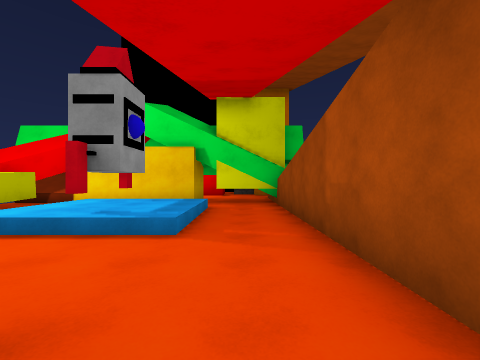
view 1 (above)

16 first-person views from a walk through a Unity game level. The camera is 1.5 m above the floor, looks level and sees 90° across. The floor is counted in squares, 2 m on a side. Each view is taken from the middle of a square. On the plan, view 1 faces up. The plan holds only what a view shows up to about 9 squares ahead; the rest is blank. The place goes on beyond the plan. Surface patterns are stand-ins for the level's own textures.

view 2
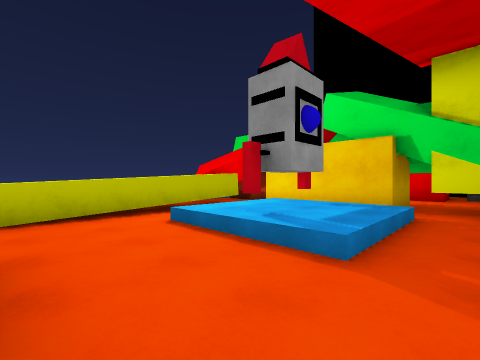

view 3
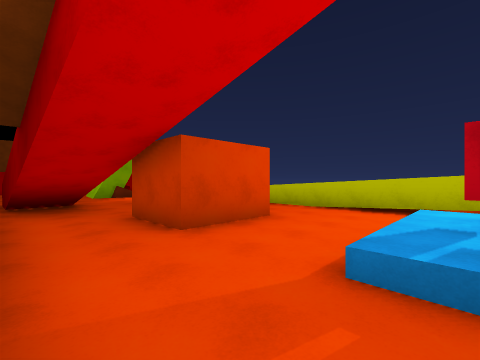

view 4
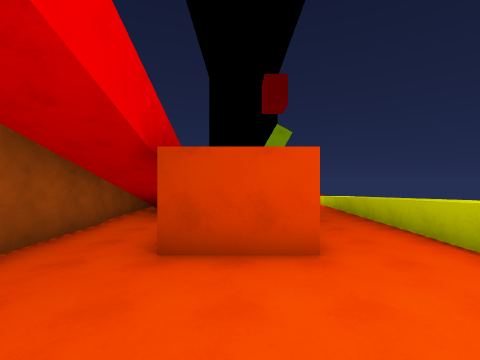

view 5
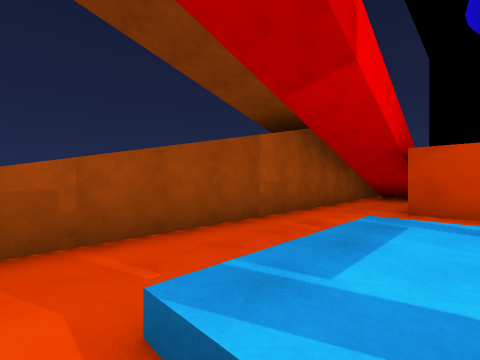

view 6
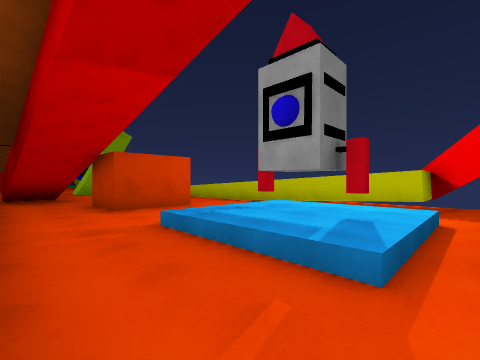

view 7
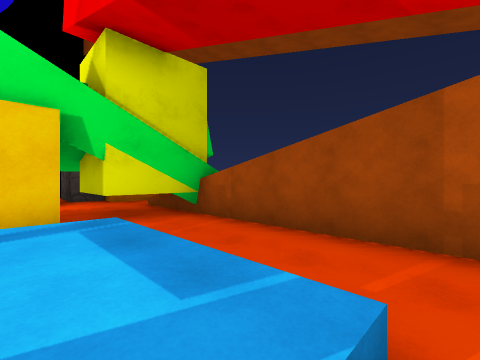

view 8
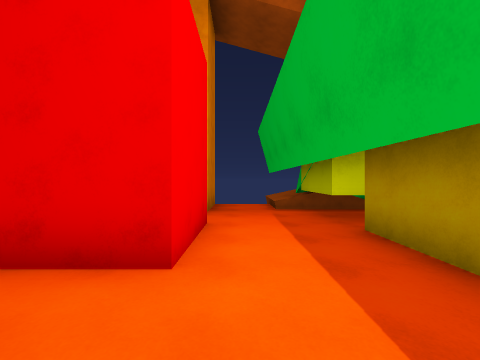

view 9
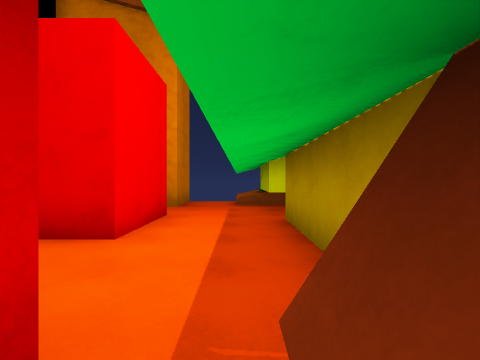

view 10
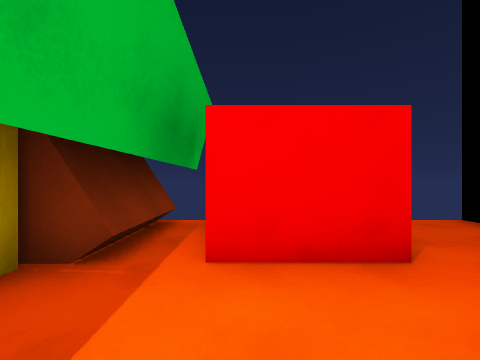

view 11
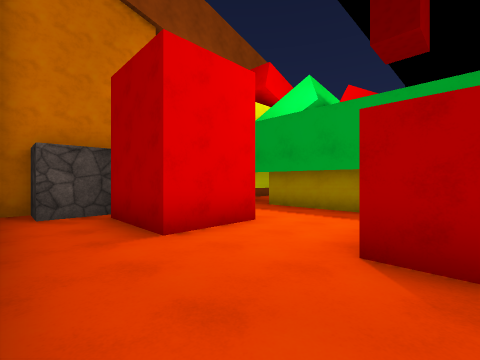

view 12
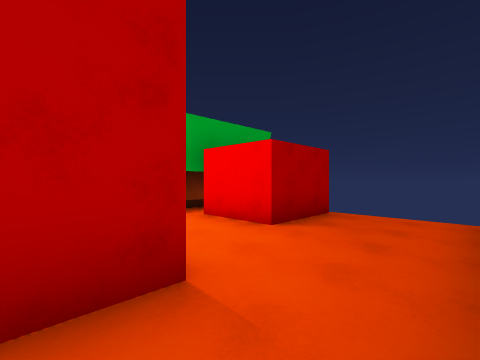

view 13
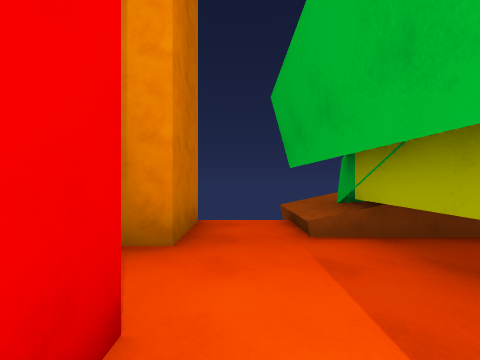

view 14
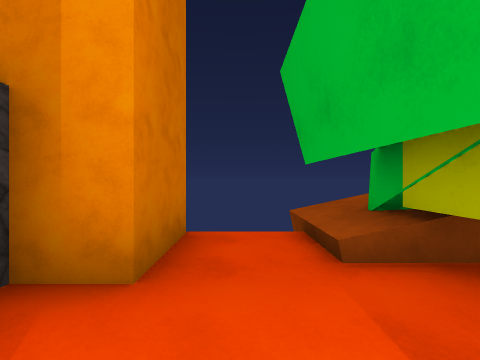

view 15
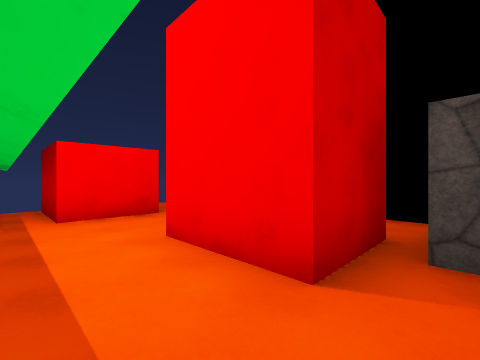

view 16
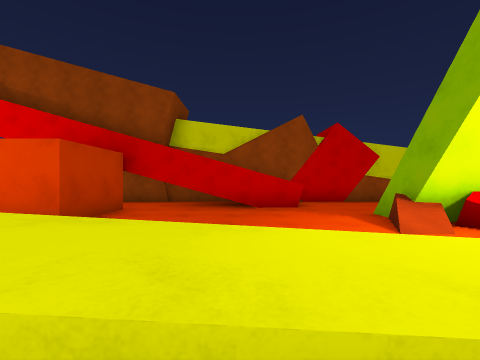

### Floor plan
Key: @ floor where view 1 was taken; # wall or solid block; x gap in a wall; . main floor; : floor 0.5 m higher than the main floor; / step, stairs or slope; ^ raised ledge; T thing the floor can be seen under or through; R rocket.
Columns run from 7 left of view 1 to 3 right of it. Each row starts with its distance up from view 1.
 16       #
 15 ........#
 14 .......##
 13 ....#####
 12 ##..###.##
 11 ##........
 10 .........^^
  9 x#####.TT#^
  8 ^^####.TT
  7  #.......^
  6 ##./::/..#
  5 .#./R:/..#
  4 .#./R:/..#
  3 .#.......#
  2  ^.......#
  1  ^.......#
  0  ^..###@.#
 -1  ^..###..#
 -2  ^.....#.#
 -3  ^.....#.#
 -4 .^. ...###
 -5  ^. ...###
 -6   .......#
 -7    .##...#
 -8     #  ..#
 -9          #

Where each view was taken, in squares from view 1:
view 1: 0 up, 0 right, facing up
view 2: 1 up, 0 right, facing up-left
view 3: 4 up, 1 right, facing down-left
view 4: 4 up, 2 left, facing down
view 5: 7 up, 2 left, facing down-right
view 6: 7 up, 1 right, facing down-left
view 7: 3 up, 2 left, facing up-right
view 8: 11 up, 5 left, facing right
view 9: 10 up, 6 left, facing right
view 10: 11 up, 3 left, facing left
view 11: 15 up, 6 left, facing down-right
view 12: 15 up, 2 left, facing down-left
view 13: 11 up, 2 left, facing right
view 14: 11 up, 1 left, facing right
view 15: 10 up, 0 right, facing up-left
view 16: 4 down, 7 left, facing right
